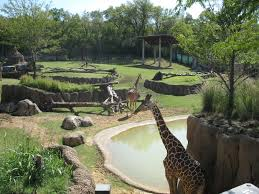
#> input picture Backgrounds/animals/1.jpg, 259 x 194 px; its folder holds only this picture in this run
$ python New_background_function.py
#> lines starting #> are read from the running program, lines starting #| are printed output that depends on the picture
""" #############################
# 不是class型的
#############################
import cv2
import numpy as np
import os

# Thumbnail size for background selection
THUMBNAIL_WIDTH = 400
THUMBNAIL_HEIGHT = 220
# size of background when editing (加上去背的圖案的背景大小) 設800 = 800x800
Ideal_background_size = 800

def resize_image(image, max_size, upscale=False):

    h, w = image.shape[:2]
    if max(h, w) > max_size or (upscale and max(h, w) < max_size):
        scale = max_size / max(h, w)
        new_w, new_h = int(w * scale), int(h * scale)
        resized_image = cv2.resize(image, (new_w, new_h), interpolation=cv2.INTER_AREA)
        return resized_image
    return image

def select_background():

    while True:
        category = input("Select category: 0 for human, 1 for animal: ")
        if category in ['0', '1']:
            break
        print("Invalid input. Please enter 0 or 1.")

    folder = "./Backgrounds/human" if category == '0' else "./Backgrounds/animals"
    images = []

    # Load and resize images
    for i in range(1, 7):
        path = os.path.join(folder, f"{i}.jpg")
        img = cv2.imread(path)
        if img is not None:
            # Scale each image to fit within the defined thumbnail size
            scale = min(THUMBNAIL_WIDTH / img.shape[1], THUMBNAIL_HEIGHT / img.shape[0])
            new_width = int(img.shape[1] * scale)
            new_height = int(img.shape[0] * scale)
            img = cv2.resize(img, (new_width, new_height), interpolation=cv2.INTER_AREA)
            images.append((img, path))

    if not images:
        print("No images found in the selected category.")
        return None

    # Dynamically calculate grid size
    cols = 3
    rows = -(-len(images) // cols)  # Ceiling division
    grid_width = cols * THUMBNAIL_WIDTH
    grid_height = rows * THUMBNAIL_HEIGHT

    # Create the grid
    grid = np.zeros((grid_height, grid_width, 3), dtype=np.uint8)

    for idx, (img, path) in enumerate(images):
        img_h, img_w = img.shape[:2]
        y_offset = (idx // cols) * THUMBNAIL_HEIGHT
        x_offset = (idx % cols) * THUMBNAIL_WIDTH

        y_start = max(0, y_offset + (THUMBNAIL_HEIGHT - img_h) // 2)
        x_start = max(0, x_offset + (THUMBNAIL_WIDTH - img_w) // 2)

        # Ensure range is valid
        if y_start + img_h > grid_height or x_start + img_w > grid_width:
            print(f"Image {path} exceeds grid bounds, skipping.")
            continue

        try:
            grid[y_start:y_start + img_h, x_start:x_start + img_w] = img
        except ValueError as e:
            print(f"Error inserting image {path}: {e}")
            continue

    # Dynamically resize window
    cv2.namedWindow("Select Background", cv2.WINDOW_NORMAL)
    cv2.resizeWindow("Select Background", grid_width, grid_height)

    def mouse_click(event, x, y, flags, param):
        nonlocal selected_path
        if event == cv2.EVENT_LBUTTONDOWN:
            col = x // THUMBNAIL_WIDTH
            row = y // THUMBNAIL_HEIGHT
            idx = row * cols + col
            if 0 <= idx < len(images):
                selected_path = images[idx][1]

    selected_path = None
    cv2.setMouseCallback("Select Background", mouse_click)

    while True:
        cv2.imshow("Select Background", grid)
        key = cv2.waitKey(1)
        if selected_path:
            break

    cv2.destroyAllWindows()
    return selected_path

def overlay_image(background, overlay, x, y, scale, angle, flip):

    h, w = overlay.shape[:2]
    resized_overlay = cv2.resize(overlay, (int(w * scale), int(h * scale)), interpolation=cv2.INTER_AREA)

    # Apply rotation
    center = (resized_overlay.shape[1] // 2, resized_overlay.shape[0] // 2)
    rotation_matrix = cv2.getRotationMatrix2D(center, angle, 1.0)
    rotated_overlay = cv2.warpAffine(resized_overlay, rotation_matrix, (resized_overlay.shape[1], resized_overlay.shape[0]),
                                     flags=cv2.INTER_LINEAR, borderMode=cv2.BORDER_CONSTANT, borderValue=(0, 0, 0, 0))

    # Apply flipping
    if flip:
        rotated_overlay = cv2.flip(rotated_overlay, 1)

    overlay_h, overlay_w = rotated_overlay.shape[:2]

    # Constrain overlay position within background boundaries
    x = max(0, min(x, background.shape[1] - overlay_w))
    y = max(0, min(y, background.shape[0] - overlay_h))

    # Define the region of interest on the background image
    roi = background[y:y + overlay_h, x:x + overlay_w]

    # Ensure the overlay fits within the background dimensions
    if roi.shape[:2] != rotated_overlay.shape[:2]:
        return background

    # Separate the alpha channel (if exists)
    if rotated_overlay.shape[2] == 4:
        overlay_rgb = rotated_overlay[:, :, :3]
        alpha = rotated_overlay[:, :, 3] / 255.0
    else:
        overlay_rgb = rotated_overlay
        alpha = np.ones((overlay_h, overlay_w))

    # Blend the overlay with the region of interest
    for c in range(0, 3):
        roi[:, :, c] = (alpha * overlay_rgb[:, :, c] + (1 - alpha) * roi[:, :, c])

    # Put the blended ROI back into the background image
    background[y:y + overlay_h, x:x + overlay_w] = roi

    return background

def main():
    # Select background image
    background_path = select_background()
    if not background_path:
        print("No background selected.")
        return

    overlay_path = "./results/built_in_result.png"
    background = cv2.imread(background_path)
    overlay = cv2.imread(overlay_path, cv2.IMREAD_UNCHANGED)  # Load with alpha channel if available

    if background is None or overlay is None:
        print("Error: Could not load one or both images.")
        return

    # Resize background to fit within 500x500 while maintaining aspect ratio, allow upscaling
    background = resize_image(background, Ideal_background_size, upscale=True)

    # Initial position and scale
    init_x = background.shape[1] // 2 - overlay.shape[1] // 2
    init_y = background.shape[0] // 2 - overlay.shape[0] // 2
    init_scale = 1.0
    init_angle = 0
    init_flip = False

    objects = [{'x': init_x, 'y': init_y, 'scale': init_scale, 'angle': init_angle, 'flip': init_flip}]

    def update_image(event, xx, yy, flags, param):
        nonlocal objects

        if event == cv2.EVENT_LBUTTONDOWN:
            for i, obj in enumerate(objects):
                obj_w = int(overlay.shape[1] * obj['scale'])
                obj_h = int(overlay.shape[0] * obj['scale'])
                if obj['x'] <= xx <= obj['x'] + obj_w and obj['y'] <= yy <= obj['y'] + obj_h:
                    param['dragging'] = i
                    param['prev_x'], param['prev_y'] = xx, yy
                    break

        elif event == cv2.EVENT_MOUSEMOVE and param['dragging'] is not None:
            dx, dy = xx - param['prev_x'], yy - param['prev_y']
            obj = objects[param['dragging']]
            obj['x'] = max(0, min(obj['x'] + dx, background.shape[1] - int(overlay.shape[1] * obj['scale'])))
            obj['y'] = max(0, min(obj['y'] + dy, background.shape[0] - int(overlay.shape[0] * obj['scale'])))
            param['prev_x'], param['prev_y'] = xx, yy

        elif event == cv2.EVENT_LBUTTONUP:
            param['dragging'] = None

    # Create a window for editing
    cv2.namedWindow("Edit Image")
    params = {'dragging': None, 'prev_x': 0, 'prev_y': 0}
    cv2.setMouseCallback("Edit Image", update_image, params)

    while True:
        temp_image = background.copy()
        for obj in objects:
            temp_image = overlay_image(temp_image, overlay, obj['x'], obj['y'], obj['scale'], obj['angle'], obj['flip'])

        cv2.imshow("Edit Image", temp_image)

        key = cv2.waitKey(1)
        if key == 27:  # ESC key to exit
            break
        elif key == 13:  # ENTER key to finalize
            final_image = temp_image.copy()
            break
        elif key == ord('w'):  # Increase scale of selected object
            if params['dragging'] is not None:
                new_scale = objects[params['dragging']]['scale'] + 0.1
                # Ensure the new scale does not exceed background dimensions
                obj_w = int(overlay.shape[1] * new_scale)
                obj_h = int(overlay.shape[0] * new_scale)
                if obj_w <= background.shape[1] and obj_h <= background.shape[0]:
                    objects[params['dragging']]['scale'] = new_scale
        elif key == ord('s'):  # Decrease scale of selected object
            if params['dragging'] is not None:
                objects[params['dragging']]['scale'] = max(0.1, objects[params['dragging']]['scale'] - 0.1)
        elif key == ord('a'):  # Rotate left
            if params['dragging'] is not None:
                objects[params['dragging']]['angle'] -= 10
        elif key == ord('d'):  # Rotate right
            if params['dragging'] is not None:
                objects[params['dragging']]['angle'] += 10
        elif key == ord('q'):  # Toggle flip
            if params['dragging'] is not None:
                objects[params['dragging']]['flip'] = not objects[params['dragging']]['flip']
        elif key == ord('r'):  # Reset
            objects = [{'x': init_x, 'y': init_y, 'scale': init_scale, 'angle': init_angle, 'flip': init_flip}]
        elif key == ord('c'):  # Add a new object
            if len(objects) < 5:
                objects.append({'x': init_x, 'y': init_y, 'scale': init_scale, 'angle': init_angle, 'flip': init_flip})
        elif key == ord('d'):  # Delete selected object
            if params['dragging'] is not None:
                del objects[params['dragging']]
                params['dragging'] = None

    cv2.destroyAllWindows()

    # Save the final image
    result_dir = "./results"
    os.makedirs(result_dir, exist_ok=True)
    result_path = os.path.join(result_dir, "new_background.png")
    cv2.imwrite(result_path, final_image)

    # Display the result
    cv2.imshow("Final Image", final_image)
    cv2.waitKey(0)
    cv2.destroyAllWindows()

if __name__ == "__main__":
    main() """


#############################################
#class類型
#############################
import cv2
import numpy as np
import os

# Thumbnail size for background selection
THUMBNAIL_WIDTH = 400
THUMBNAIL_HEIGHT = 220
# Size of background when editing
IDEAL_BACKGROUND_SIZE = 800

# [8 lines left out: function resize_image, not called in this run]

def select_background():
    while True:
        category = input("Select category: 0 for human, 1 for animal: ")
        if category in ['0', '1']:
            break
        print("Invalid input. Please enter 0 or 1.")
#> this loop made 1 pass; the answer given on pass 1: 1

    folder = "./Backgrounds/human" if category == '0' else "./Backgrounds/animals"

    # Get all image files from the folder
    all_images = [f for f in os.listdir(folder) if f.lower().endswith(('.jpg', '.png'))]
    if not all_images:
        print("No images found in the selected category.")
        return None

    # Randomly select six images
    selected_images = all_images[:6]

    images = []
    for img_name in selected_images:
        path = os.path.join(folder, img_name)
        img = cv2.imread(path)
#> img is the input picture: shape (194, 259, 3); mean B, G, R 89.7, 112.9, 106.9
        if img is not None:
            # Scale each image to fit within the defined thumbnail size
            scale = min(THUMBNAIL_WIDTH / img.shape[1], THUMBNAIL_HEIGHT / img.shape[0])
#> scale = 1.13
            new_width = int(img.shape[1] * scale)
#> new_width = 293
            new_height = int(img.shape[0] * scale)
#> new_height = 220
            img = cv2.resize(img, (new_width, new_height), interpolation=cv2.INTER_AREA)
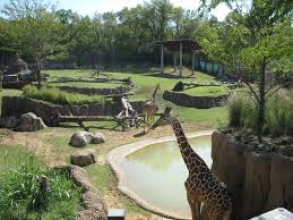
#> img: shape (220, 293, 3); mean B, G, R 89.6, 112.8, 106.8
            images.append((img, path))

    if not images:
        print("No images found in the selected category.")
        return None

    # Dynamically calculate grid size
    cols = 3
    rows = -(-len(images) // cols)  # Ceiling division
#> rows = 1
    grid_width = cols * THUMBNAIL_WIDTH
    grid_height = rows * THUMBNAIL_HEIGHT
#> grid_height = 220

    # Create the grid
    grid = np.zeros((grid_height, grid_width, 3), dtype=np.uint8)

    for idx, (img, path) in enumerate(images):
        img_h, img_w = img.shape[:2]
        y_offset = (idx // cols) * THUMBNAIL_HEIGHT
        x_offset = (idx % cols) * THUMBNAIL_WIDTH

        y_start = max(0, y_offset + (THUMBNAIL_HEIGHT - img_h) // 2)
        x_start = max(0, x_offset + (THUMBNAIL_WIDTH - img_w) // 2)

        grid[y_start:y_start + img_h, x_start:x_start + img_w] = img
#> this loop made 1 pass
#> (path, img_h, img_w, y_offset, x_offset, y_start, x_start) on pass 1: ('./Backgrounds/animals/1.jpg', 220, 293, 0, 0, 0, 53)
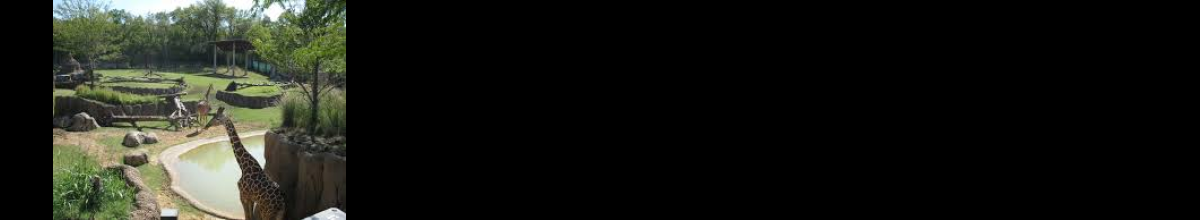
#> grid: shape (220, 1200, 3); mean B, G, R 21.9, 27.5, 26.1

    # Dynamically resize window
    cv2.namedWindow("Select Background", cv2.WINDOW_NORMAL)
    cv2.resizeWindow("Select Background", grid_width, grid_height)

    # [8 lines left out: function mouse_click, not called in this run]

    selected_path = None
    cv2.setMouseCallback("Select Background", mouse_click)

    while True:
        cv2.imshow("Select Background", grid)
        key = cv2.waitKey(1)
#> (key q is pressed here)
        if selected_path:
            break

    cv2.destroyAllWindows()
    return selected_path

# [63 lines left out: function overlay_image, not called in this run]

def main():
    # Select background image
    background_path = select_background()
    if not background_path:
        print("No background selected.")
        return

    overlay_path = "./results/After_Feathering.png"
    background = cv2.imread(background_path)
    overlay = cv2.imread(overlay_path, cv2.IMREAD_UNCHANGED)  # Load with alpha channel if available

    if background is None or overlay is None:
        print("Error: Could not load one or both images.")
        return

    # Resize background to fit within IDEAL_BACKGROUND_SIZE while maintaining aspect ratio
    background = resize_image(background, IDEAL_BACKGROUND_SIZE, upscale=True)

    # Initial position and scale
    init_x = background.shape[1] // 2 - overlay.shape[1] // 2
    init_y = background.shape[0] // 2 - overlay.shape[0] // 2
    init_scale = 1.0
    init_angle = 0
    init_flip = False

    objects = [{'x': init_x, 'y': init_y, 'scale': init_scale, 'angle': init_angle, 'flip': init_flip}]

    # [21 lines left out: function update_image, not called in this run]

    # Create a window for editing
    cv2.namedWindow("Edit Image")
    params = {'dragging': None, 'prev_x': 0, 'prev_y': 0}
    cv2.setMouseCallback("Edit Image", update_image, params)

    while True:
        temp_image = background.copy()
        for obj in objects:
            temp_image = overlay_image(temp_image, overlay, obj['x'], obj['y'], obj['scale'], obj['angle'], obj['flip'])

        cv2.imshow("Edit Image", temp_image)

        key = cv2.waitKey(1)
        if key == 27:  # ESC key to exit
            break
        elif key == 13:  # ENTER key to finalize
            final_image = temp_image.copy()
            break
        elif key == ord('w'):  # Increase scale of selected object
            if params['dragging'] is not None:
                objects[params['dragging']]['scale'] += 0.1
        elif key == ord('s'):  # Decrease scale of selected object
            if params['dragging'] is not None:
                objects[params['dragging']]['scale'] = max(0.1, objects[params['dragging']]['scale'] - 0.1)
        elif key == ord('a'):  # Rotate left
            if params['dragging'] is not None:
                objects[params['dragging']]['angle'] -= 10
        elif key == ord('d'):  # Rotate right
            if params['dragging'] is not None:
                objects[params['dragging']]['angle'] += 10
        elif key == ord('q'):  # Toggle flip
            if params['dragging'] is not None:
                objects[params['dragging']]['flip'] = not objects[params['dragging']]['flip']
        elif key == ord('r'):  # Reset
            objects = [{'x': init_x, 'y': init_y, 'scale': init_scale, 'angle': init_angle, 'flip': init_flip}]
        elif key == ord('c'):  # Add a new object
            if len(objects) < 5:
                objects.append({'x': init_x, 'y': init_y, 'scale': init_scale, 'angle': init_angle, 'flip': init_flip})
        elif key == ord('e'):  # Delete selected object
            if params['dragging'] is not None:
                del objects[params['dragging']]
                params['dragging'] = None

    cv2.destroyAllWindows()

    # Save the final image
    result_dir = "./results"
    os.makedirs(result_dir, exist_ok=True)
    result_path = os.path.join(result_dir, "new_background.png")
    cv2.imwrite(result_path, final_image)

    # Display the result
    cv2.imshow("Final Image", final_image)
    cv2.waitKey(0)
    cv2.destroyAllWindows()

if __name__ == "__main__":
    main()

$ run again, on Backgrounds/animals/13.jpg
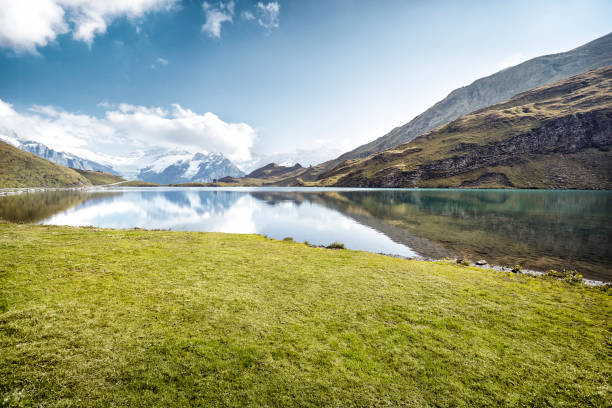
#> input picture Backgrounds/animals/13.jpg, 612 x 408 px
#> the loop in select_background, `while True:` made 1 pass; the answer given on pass 1: 1
#> in select_background, img is the input picture: shape (408, 612, 3); mean B, G, R 124.4, 154.7, 146.9
#> in select_background, `img = cv2.resize(img, (new_width, new_height), interpolation=cv2.INTER..`:
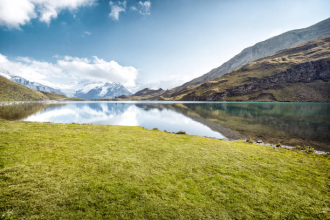
#> img: shape (220, 330, 3); mean B, G, R 124.4, 154.7, 146.9
#> rows = 1
#> grid_height = 220
#> the loop in select_background, `for idx, (img, path) in enumerate(images):` made 1 pass
#> (path, img_h, img_w, y_offset, x_offset, y_start, x_start) on pass 1: ('./Backgrounds/animals/13.jpg', 220, 330, 0, 0, 0, 35)
#> after the loop in select_background, `for idx, (img, path) in enumerate(images):`:
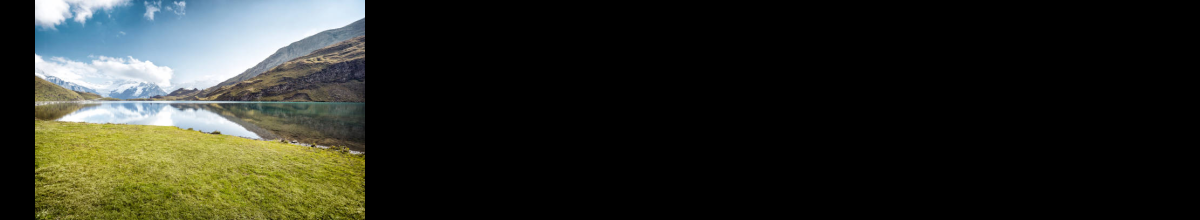
#> grid: shape (220, 1200, 3); mean B, G, R 34.2, 42.6, 40.4

$ run again, on Backgrounds/animals/14.jpg
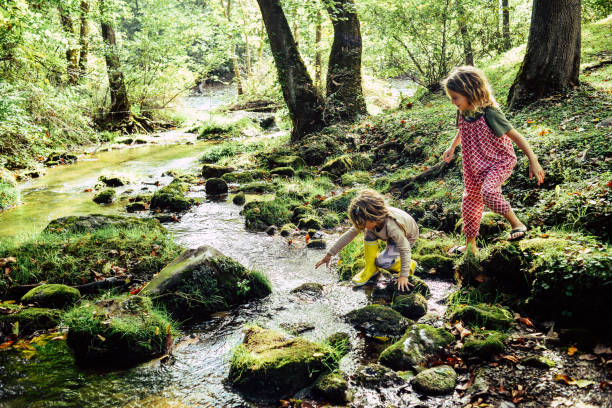
#> input picture Backgrounds/animals/14.jpg, 612 x 408 px
#> the loop in select_background, `while True:` made 1 pass; the answer given on pass 1: 1
#> in select_background, img is the input picture: shape (408, 612, 3); mean B, G, R 86.7, 122.7, 119.3
#> in select_background, `img = cv2.resize(img, (new_width, new_height), interpolation=cv2.INTER..`:
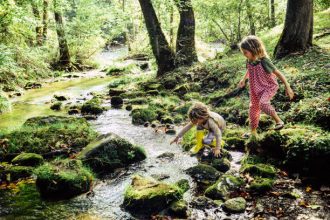
#> img: shape (220, 330, 3); mean B, G, R 86.7, 122.7, 119.3
#> rows = 1
#> grid_height = 220
#> the loop in select_background, `for idx, (img, path) in enumerate(images):` made 1 pass
#> (path, img_h, img_w, y_offset, x_offset, y_start, x_start) on pass 1: ('./Backgrounds/animals/14.jpg', 220, 330, 0, 0, 0, 35)
#> after the loop in select_background, `for idx, (img, path) in enumerate(images):`:
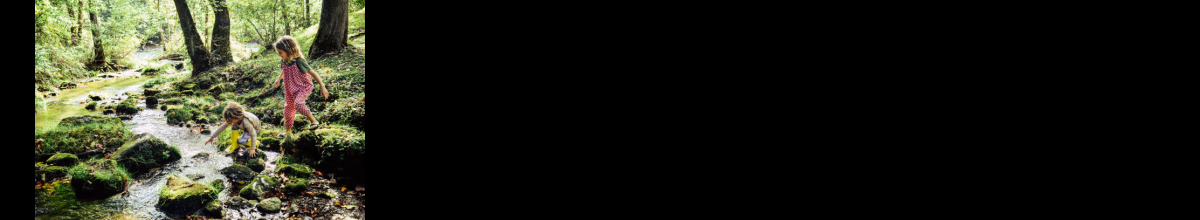
#> grid: shape (220, 1200, 3); mean B, G, R 23.9, 33.7, 32.8

$ run again, on Backgrounds/animals/15.jpg
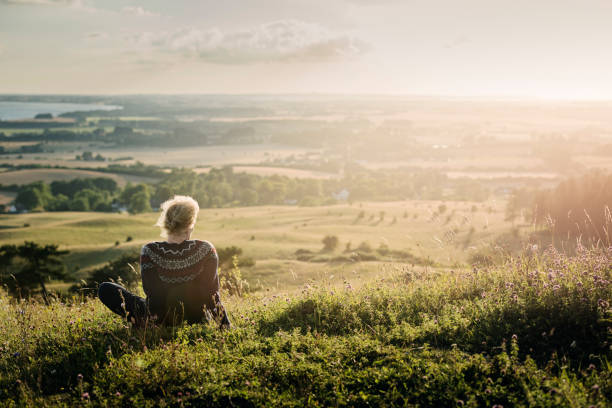
#> input picture Backgrounds/animals/15.jpg, 612 x 408 px
#> the loop in select_background, `while True:` made 1 pass; the answer given on pass 1: 1
#> in select_background, img is the input picture: shape (408, 612, 3); mean B, G, R 119, 146.8, 159
#> in select_background, `img = cv2.resize(img, (new_width, new_height), interpolation=cv2.INTER..`:
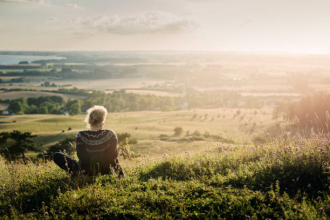
#> img: shape (220, 330, 3); mean B, G, R 119, 146.8, 159
#> rows = 1
#> grid_height = 220
#> the loop in select_background, `for idx, (img, path) in enumerate(images):` made 1 pass
#> (path, img_h, img_w, y_offset, x_offset, y_start, x_start) on pass 1: ('./Backgrounds/animals/15.jpg', 220, 330, 0, 0, 0, 35)
#> after the loop in select_background, `for idx, (img, path) in enumerate(images):`:
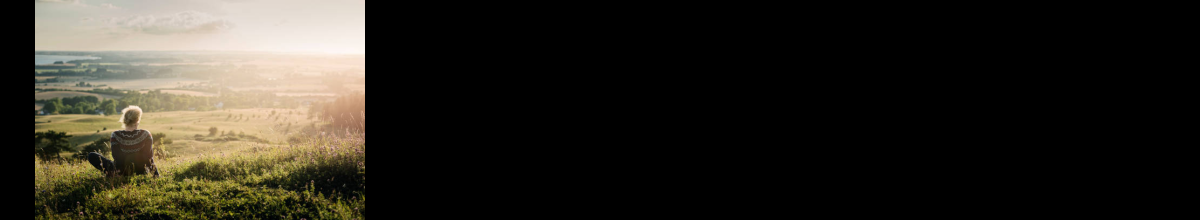
#> grid: shape (220, 1200, 3); mean B, G, R 32.7, 40.4, 43.7

$ run again, on Backgrounds/animals/10.jpg
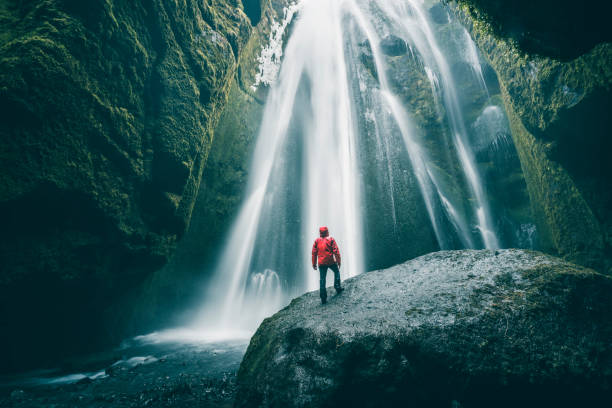
#> input picture Backgrounds/animals/10.jpg, 612 x 408 px
#> the loop in select_background, `while True:` made 1 pass; the answer given on pass 1: 1
#> in select_background, img is the input picture: shape (408, 612, 3); mean B, G, R 93.8, 91.8, 55.2
#> img: shape (220, 330, 3)
#> rows = 1
#> grid_height = 220
#> the loop in select_background, `for idx, (img, path) in enumerate(images):` made 1 pass
#> (path, img_h, img_w, y_offset, x_offset, y_start, x_start) on pass 1: ('./Backgrounds/animals/10.jpg', 220, 330, 0, 0, 0, 35)
#> after the loop in select_background, `for idx, (img, path) in enumerate(images):`:
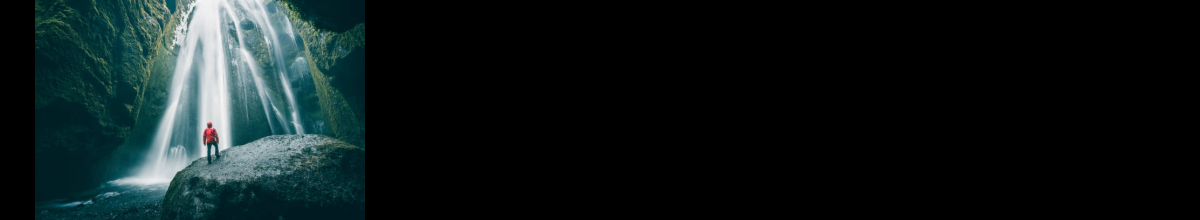
#> grid: shape (220, 1200, 3); mean B, G, R 25.8, 25.2, 15.2
